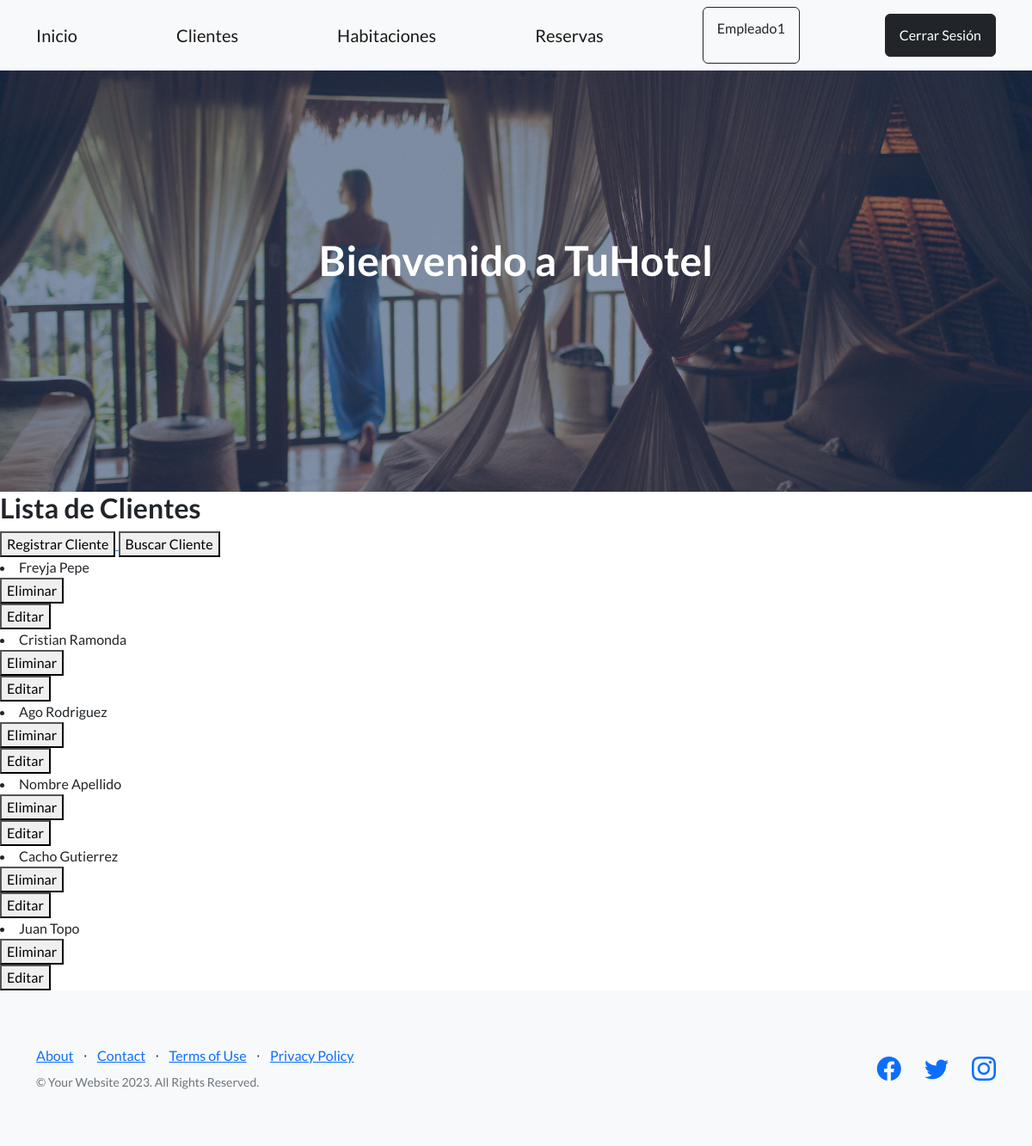
Screenshot of /apphotel/lista-cliente/ (signed in) with the database file from the repository.
### AppHotel/models.py (models this page shows, shortened)
class Cliente(models.Model):
    nombre = models.CharField(max_length=50)
    documento = models.IntegerField()
    email = models.EmailField(max_length=30)

### AppHotel/views.py (the view)
# urls.py: path('lista-cliente/', lista_clientes, name = 'ListaClientes'),
@login_required
def lista_clientes(request):
    lista_clientes = Cliente.objects.all()
    return render(request, 'lista_clientes.html', {"lista_clientes":lista_clientes})

### AppHotel/templates/lista_clientes.html (shortened to what this page needs)
{% extends 'base.html' %}
{% load static %}
{% block contenido_cambio %}
    <h2>Lista de Clientes</h2>
    <a href="{% url 'RegistroClientes'  %}">
        <button>Registrar Cliente</button>
    </a>
    <a href="{% url 'BuscaCliente'  %}">
        <button>Buscar Cliente</button>
    </a>
     {% for cliente in lista_clientes  %}
        <li>
            {{cliente.nombre}}
        </li>
        <div>
            <form  action= "{% url 'EliminaCliente' cliente.id %}" method='POST'>{% csrf_token %}
                <button  type="submit">
                    Eliminar
                </button>
            </form>
            <a href="{% url 'EditarClientes' cliente.id %}">
                <button>Editar</button>
            </a>
        </div>
    {% endfor %}
{% endblock contenido_cambio %}

### AppHotel/templates/navbar.html (shortened to what this page needs)
<nav class="navbar navbar-light bg-light static-top">
    <div class="container">
        <a class="navbar-brand" href= {% url 'Inicio' %} >Inicio</a>
        <a class="navbar-brand" href= {% url 'ListaClientes' %} >Clientes</a>
        <a class="navbar-brand" href= {% url 'ListaHabitacion' %} >Habitaciones</a>
        <a class="navbar-brand" href= {% url 'ListaReservas' %} >Reservas</a>
        {% if user.is_authenticated %}
            <a class="btn btn-outline-dark" href="{% url 'EditarUsuario' %}"><p>{{ user.username }}</p></a>
            <a class="btn btn-dark" href= {% url 'Logout' %} >Cerrar Sesión</a>
        {% else %}
            <a class="btn btn-dark" href= {% url 'Login' %}  >Iniciar Sesión</a>
        {% endif %}
    </div>
</nav>

### rows the page displays
Cliente: nombre "Freyja Pepe"
Cliente: nombre "Cristian Ramonda"
Cliente: nombre "Ago Rodriguez"
Cliente: nombre "Nombre Apellido"
Cliente: nombre "Cacho Gutierrez"
Cliente: nombre "Juan Topo"

### other values shown
{{ user.username }} "Empleado1"
